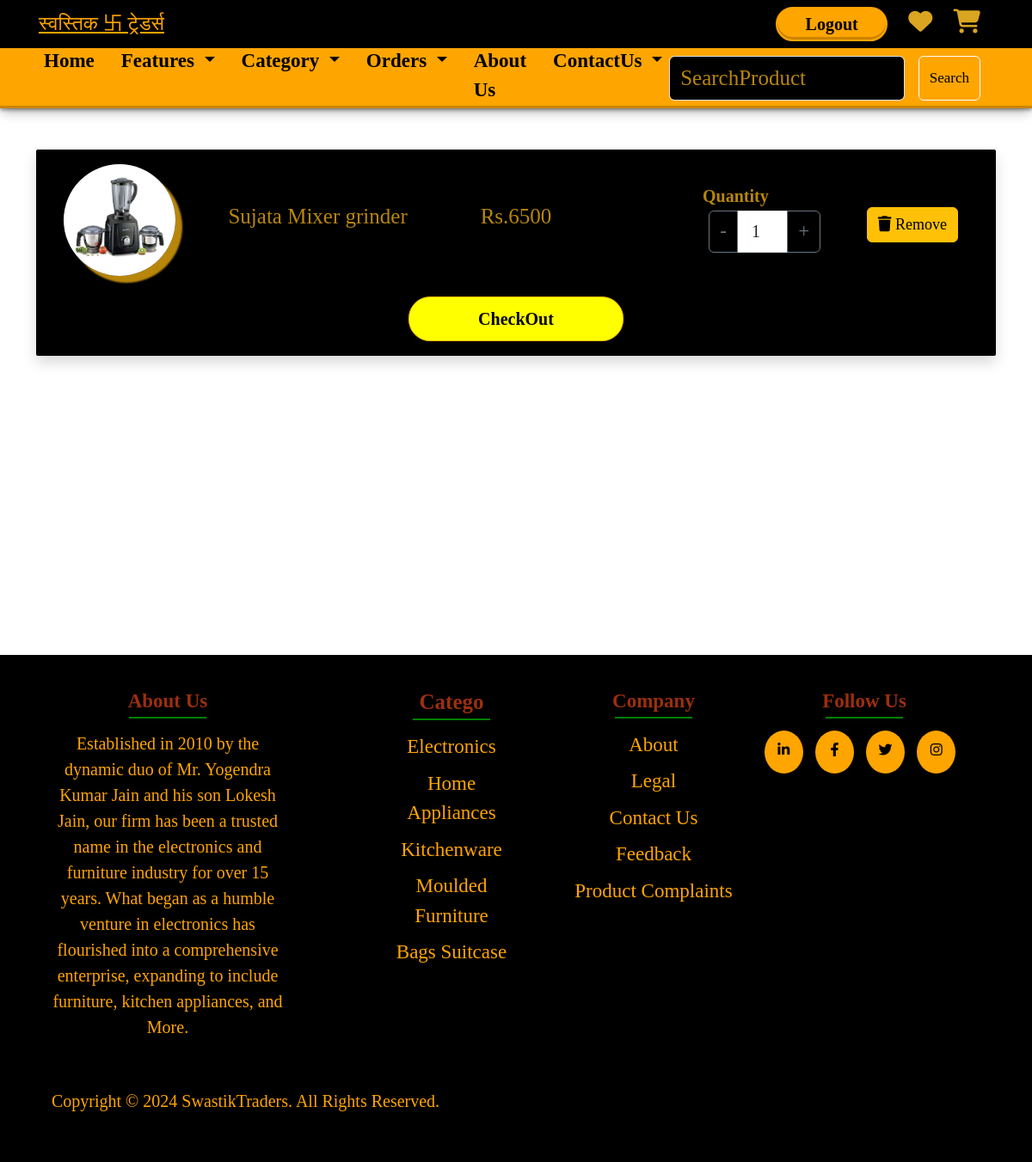
/Cart/ (signed in), run on the app's committed database.
### Ecomapp/models.py (models this page shows, shortened)
class Cart(models.Model):
    user = models.ForeignKey(User, on_delete=models.CASCADE)
    product = models.ForeignKey(Product, on_delete=models.CASCADE)
    product_qty = models.IntegerField(default=0)
    created_at = models.DateTimeField(auto_now_add=True)

class Product(models.Model):
    category = models.ForeignKey(Category, on_delete=models.CASCADE)
    slug = models.CharField(max_length=150, null=False, blank=False)
    name = models.CharField(max_length=150, null=False, blank=False)
    Product_image = models.ImageField(upload_to=get_file_path, null=True, blank=True)
    Small_description = models.TextField(max_length=250, null=False, blank=False)
    Size = models.TextField(max_length=150,null=True,blank=False)
    quantity = models.IntegerField(null=False, blank=False)
    description = models.TextField(max_length=1000, null=False, blank=False)
    description2 = models.TextField(max_length=1000, null=True, blank=False)
    Orignal_Price = models.FloatField(null=False, blank=False)
    Selling_Price =models.FloatField(null=False,blank=False)
    status = models.BooleanField(default=False, help_text="Whether the category is hidden or not")
    trending = models.BooleanField(default=False, help_text="Whether the category is trending or not")
    Tag = models.CharField(max_length=150, null=False, blank=False)
    meta_title = models.CharField(max_length=150, null=False, blank=False)
    meta_keywords = models.TextField(null=False, blank=False)
    meta_description = models.TextField(null=False, blank=False)
    created_at = models.DateTimeField(auto_now_add=True)

### Ecomapp/views.py (the view)
# urls.py: path('Cart/', views.cart, name='Cart'),
@login_required(login_url=Login)
def cart(request):
    cart_items = Cart.objects.filter(user=request.user)
    context = {'cart': cart_items}
    return render(request, 'Cart.html', context)

### templates/Cart.html (shortened to what this page needs)
{% extends 'Store/layouts/main.html' %}
{% load static %}
{% block content %}
<div class="py-5">
    <div class="container">
        <div class="row justify-content-center">
            <div class="col-md-12">
                <div class="card shadow product_data" style="border-radius: 2px; font-size: 23px; font-weight: bold; font-family: 'Times New Roman', Times, serif; background-color: black; z-index: 800;">
                    <div class="card-body">
                        {% if cart %}
                            {% for item in cart %}
                                <div class="row align-items-center justify-content-center mb-3 text-center" style="color:darkgoldenrod" data-product-id="{{ item.product_id }}">
                                    <div class="col-md-2 my-auto">
                                        <img src="{{ item.product.Product_image.url }}" height="130px" width="130px" style="user-select: none;color: darkgoldenrod;border-radius:100px;box-shadow:8px 8px 2px darkgoldenrod;">
                                    </div>
                                    <div class="col-md-3 my-auto">
                                        <h6 style="font-size: 25px; font-family: 'Times New Roman', Times, serif;">{{ item.product.name }}</h6>
                                    </div>
                                    <div class="col-md-2 my-auto">
                                        <h6 style="font-size: 25px;">Rs.{{ item.product.Selling_Price|stringformat:'d' }}</h6>
                                    </div>
                                    <div class="col-md-3 my-auto">
                                        {% if item.product.quantity >= item.product_qty %}
                                            <label for="Quantity" style="margin-left: 50px; font-size: 20px; font-family: 'Times New Roman', Times, serif;">Quantity</label>
                                            <div class="input-group text-center mb-2" style="width: 130px;margin-left: 120px;">
                                                <button class="btn btn-outline-secondary decrement-btn change-quantity" style="font-size: 23px;">-</button>
                                                <input style="font-size: 20px;" type="number" class="form-control text-center qty-input" name="quantity" value="{{ item.product_qty }}" min="1" max="{{ item.product.quantity }}">
                                                <button class="btn btn-outline-secondary increment-btn change-quantity" style="font-size: 23px;">+</button>
                                            </div>
                                        {% else %}
                                            <p>Not enough stock available</p>
                                        {% endif %}
                                    </div>
                                    <div class="col-md-2 my-auto">
                                        <button style="font-size: 18px; margin-top: 10px;" class="btn btn-warning delete-cart-item"><i class="fa fa-trash"></i> Remove</button>
                                    </div>
                                </div>
                            {% endfor %}
                            <div class="d-flex justify-content-center mt-4">
                                <a href="http://127.0.0.1:3000/Checkout/" class="btn btn-warning" style="border-radius: 25px; padding: 10px; font-size: 20px; font-weight: bold; color: black; text-decoration: none; background-color: yellow; width: 250px; text-align: center;">CheckOut</a>
                            </div>
                        {% else %}
                            <p class="text-center"style="color:darkgoldenrod">Your cart is empty.</p>
                        {% endif %}
                    </div>
                </div>
            </div>
        </div>
    </div>
</div>
<footer>
    <div class="footer-col about">
        <h4>About us</h4>
        <p style="color: Orange;font-size: 20px;font-family: 'Times New Roman', Times, serif;">Established in 2010 by the dynamic duo of Mr. Yogendra Kumar Jain and his son Lokesh Jain, our firm has been a trusted name in the electronics and furniture industry for over 15 years. What began as a humble venture in electronics has flourished into a comprehensive enterprise, expanding to include furniture, kitchen appliances, and More.</p>
    </div>
    <div class="footer-col services">
        <h4 style="margin-left: 120px;font-family: 'Times New Roman', Times, serif;font-size: 25px;">Catego</h4>
        <ul style="margin-left: 120px;">
            <li><a href="http://127.0.0.1:2000/collections/Electronics">Electronics</a></li>
            <li><a href="http://127.0.0.1:2000/collections/KitchenWare">Home Appliances</a></li>
            <li><a href="http://127.0.0.1:2000/collections/Washroom">Kitchenware</a></li>
            <li><a href="http://127.0.0.1:2000/collections/Handloom">Moulded Furniture</a></li>
            <li><a href="http://127.0.0.1:2000/collections/Bags">Bags Suitcase</a></li>
        </ul>
    </div>
    <div class="footer-col company">
        <h4 style="margin-left: 50px;">Company</h4>
        <ul style="margin-left: 50px;">
            <li><a href="{% url 'Aboutus' %}">About</a></li>
            <li><a href="http://127.0.0.1:1000/contact/">Legal</a></li>
            <li><a href="{% url 'Contact' %}">Contact us</a></li>
            <li><a href="{% url 'Feedbacks' %}">Feedback</a></li>
            <li><a href="{% url 'Complaint' %}">Product Complaints</a></li>
        </ul>
    </div>
    <div class="footer-col follow">
        <h4>Follow us</h4>
        <div class="links">
            <a href="https://www.linkedin.com/feed/"><i class="fab fa-linkedin-in"></i></a>
            <a href="https://www.facebook.com/"><i class="fab fa-facebook-f"></i></a>
            <a href="#"><i class="fab fa-twitter"></i></a>
            <a href="https://www.instagram.com/anveshjain1635/"><i class="fab fa-instagram"></i></a>
        </div>
    </div>
    <div class="line">
        <p style="font-size: 20px;color:Orange;font-family: 'Times New Roman', Times, serif;">Copyright © 2024 SwastikTraders. All Rights Reserved.</p>
    </div>
</footer>
{% endblock content %}

### templates/store/Inc/navbar.html (style rules this page uses)
body { margin: 100; padding: 100; box-sizing: border-box; background-color: white; }

### templates/Cart.html (style rules this page uses)
footer { display: flex; flex-wrap: wrap; background-color:black; padding: 40px 5%; color: black; margin-top: 300px; height: auto; }
.footer-col { flex: 1; min-width: 200px; margin-bottom: 20px; text-align: center; }
.footer-col h4 { margin-bottom: 20px; font-weight: bold; font-size: 23px; color: rgb(156, 47, 14); text-transform: capitalize; position: relative; font-family: 'Times New Roman', Times, serif; }
.footer-col p { color: Orange; font-size: 20px; }
.footer-col h4::before { content: ''; position: absolute; left: 50%; transform: translateX(-50%); bottom: -6px; background-color: green; height: 2px; width: 90px; }
ul { list-style: none; padding: 0; }
ul li { margin-bottom: 8px; }
ul li a { display: block; font-size: 23px; text-transform: capitalize; color: Orange; text-decoration: none; transition: 0.4s; font-family: "Lora"; }
.links a { display: inline-block; height: 50px; width: 45px; color: black; background-color: Orange; margin: 0 10px 10px 0; text-align: center; line-height: 44px; border-radius: 50%; transition: 0.4s; }
.line { text-align: center; font-size: 20px; color: orange; margin-top: 20px; }

### templates/store/layouts/main.html (style rules this page uses)
body { min-height: 100vh; width: 100vw; background-color: white; overflow-x: hidden; }

### data on the page
Cart: product.Product_image (picture), product.name "Sujata Mixer grinder", product.Selling_Price "6500", quantity "1"
